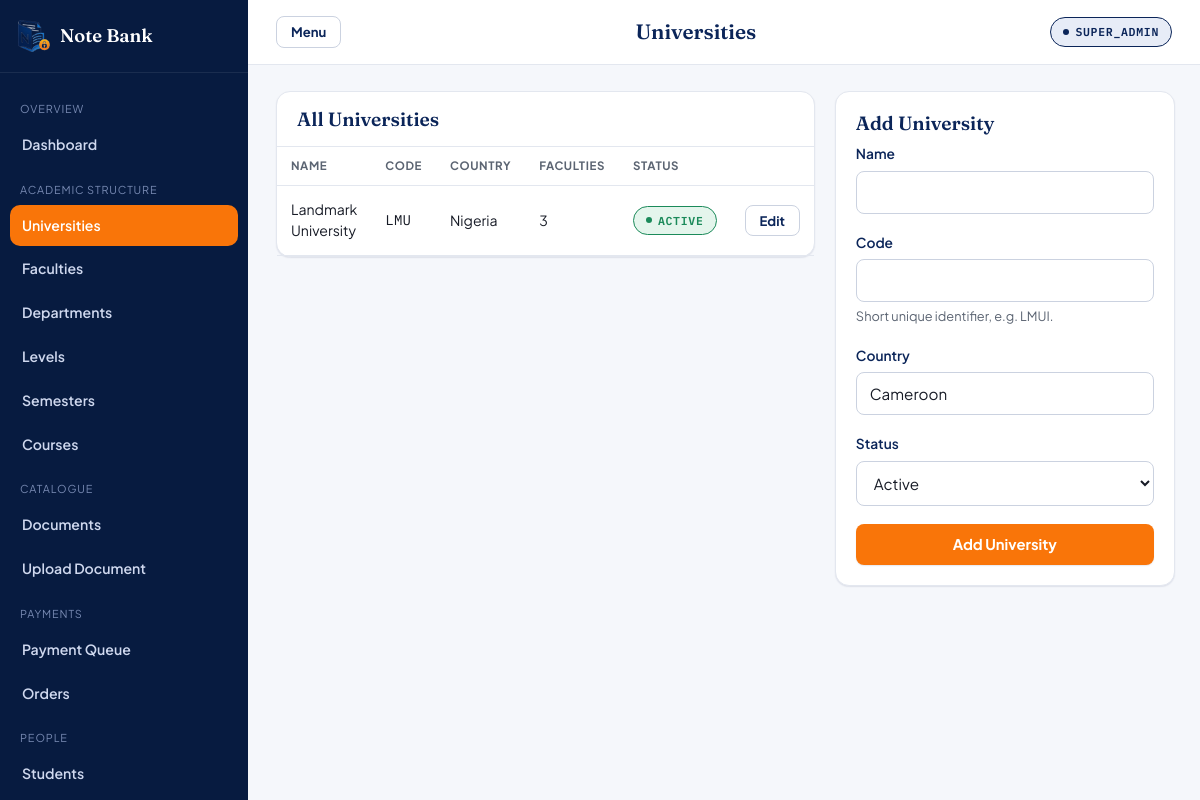
The page /admin/universities.php (signed in) on the database its author committed.
### tables this page shows
CREATE TABLE IF NOT EXISTS universities (
    id          INT UNSIGNED AUTO_INCREMENT PRIMARY KEY,
    name        VARCHAR(190)    NOT NULL,
    code        VARCHAR(20)     NOT NULL,
    country     VARCHAR(100)    NOT NULL DEFAULT 'Nigeria',
    status      ENUM('active','inactive') NOT NULL DEFAULT 'active',
    created_at  DATETIME        NOT NULL DEFAULT CURRENT_TIMESTAMP,
    UNIQUE KEY uq_universities_code (code)
);

### includes/functions.php (called while the page is built, shortened)
<?php
function e(?string $value): string
{
    return htmlspecialchars($value ?? '', ENT_QUOTES, 'UTF-8');
}

### admin/universities.php (the view, shortened to what this page needs)
<?php
require_once __DIR__ . '/../includes/functions.php';
$db = get_db();
$editing = null;
$universities = $db->query(
    "SELECT u.*, (SELECT COUNT(*) FROM faculties f WHERE f.university_id = u.id) AS faculty_count
     FROM universities u ORDER BY u.name"
)->fetchAll();
require __DIR__ . '/../includes/partials/admin_header.php';
?>
<div style="display:grid; grid-template-columns: 1fr 340px; gap:20px; align-items:start;">
  <div class="nb-card" style="padding:0;">
    <div style="padding:16px 20px; border-bottom:1px solid var(--nb-line);"><h3 style="margin:0;">All Universities</h3></div>
    <?php if (!$universities): ?>
      <div class="nb-empty"><h3>No universities yet</h3><p>Add Landmark University's peers here as Note Bank expands (see the guide, section 19 — no code changes required).</p></div>
    <?php else: ?>
    <table class="nb-table">
      <thead><tr><th>Name</th><th>Code</th><th>Country</th><th>Faculties</th><th>Status</th><th></th></tr></thead>
      <tbody>
      <?php foreach ($universities as $u): ?>
        <tr>
          <td><?= e($u['name']) ?></td>
          <td class="nb-mono"><?= e($u['code']) ?></td>
          <td><?= e($u['country']) ?></td>
          <td><?= (int) $u['faculty_count'] ?></td>
          <td><span class="nb-stamp nb-stamp--<?= $u['status'] === 'active' ? 'approved' : 'rejected' ?>"><?= e($u['status']) ?></span></td>
          <td><a href="?edit=<?= (int) $u['id'] ?>" class="nb-btn nb-btn--ghost nb-btn--sm">Edit</a></td>
        </tr>
      <?php endforeach; ?>
      </tbody>
    </table>
    <?php endif; ?>
  </div>
  <div class="nb-card" style="padding:20px;">
    <h3><?= $editing ? 'Edit University' : 'Add University' ?></h3>
    <form method="post">
      <div class="nb-field">
        <label class="nb-label" for="name">Name</label>
        <input class="nb-input" id="name" name="name" required value="<?= e($editing['name'] ?? '') ?>">
      </div>
      <div class="nb-field">
        <label class="nb-label" for="code">Code</label>
        <input class="nb-input" id="code" name="code" required maxlength="20" value="<?= e($editing['code'] ?? '') ?>">
        <p class="nb-hint">Short unique identifier, e.g. LMUI.</p>
      </div>
      <div class="nb-field">
        <label class="nb-label" for="country">Country</label>
        <input class="nb-input" id="country" name="country" required value="<?= e($editing['country'] ?? 'Cameroon') ?>">
      </div>
      <div class="nb-field">
        <label class="nb-label" for="status">Status</label>
        <select class="nb-select" id="status" name="status">
          <option value="active" <?= ($editing['status'] ?? 'active') === 'active' ? 'selected' : '' ?>>Active</option>
        </select>
      </div>
      <button type="submit" class="nb-btn nb-btn--primary nb-btn--block"><?= $editing ? 'Save Changes' : 'Add University' ?></button>
    </form>
  </div>
</div>
<?php require __DIR__ . '/../includes/partials/admin_footer.php'; ?>

### assets/css/base.css (style rules this page uses)
:root { --nb-navy-900: #071B40; --nb-navy-800: #0B2559; --nb-navy-700: #14336F; --nb-navy-100: #E7ECF7; --nb-orange-600: #E4670A; --nb-orange-500: #F97509; --nb-orange-100: #FFE9D6; --nb-paper: #F5F7FB; --nb-surface: #FFFFFF; --nb-ink: #171B26; --nb-muted: #5B6472; --nb-faint: #8A93A3; --nb-line: #E3E7EF; --nb-line-strong: #CBD2E0; --nb-success: #1B8A5A; --nb-success-bg: #E4F5EC; --nb-warning: #B36B00; --nb-warning-bg: #FFF1DC; --nb-danger: #C23B3B; --nb-danger-bg: #FBE9E9; --nb-info: #2461C0; --nb-info-bg: #E8F0FD; --nb-font-display: 'Fraunces', 'Iowan Old Style', 'Georgia', serif; --nb-font-body: 'Plus Jakarta Sans', -apple-system, BlinkMacSystemFont, 'Segoe UI', sans-serif; --nb-font-mono: 'IBM Plex Mono', 'SFMono-Regular', Menlo, monospace; --nb-radius-sm: 8px; --nb-radius-md: 14px; --nb-radius-lg: 22px; --nb-shadow-sm: 0 1px 2px rgba(11, 37, 89, 0.06), 0 1px 1px rgba(11, 37, 89, 0.04); --nb-shadow-md: 0 8px 24px rgba(11, 37, 89, 0.10); --nb-shadow-lg: 0 20px 48px rgba(11, 37, 89, 0.16); --nb-ease: cubic-bezier(0.2, 0.8, 0.2, 1); }
*, *::before, *::after { box-sizing: border-box; }
html { -webkit-text-size-adjust: 100%; }
body { margin: 0; background: var(--nb-paper); color: var(--nb-ink); font-family: var(--nb-font-body); font-size: 15px; line-height: 1.55; -webkit-font-smoothing: antialiased; }
h1, h2, h3 { font-family: var(--nb-font-display); font-weight: 600; line-height: 1.15; margin: 0 0 0.5em; color: var(--nb-navy-800); }
h3 { font-size: 1.2rem; }
p { margin: 0 0 1em; }
a { color: var(--nb-navy-700); text-decoration: none; }
.nb-mono { font-family: var(--nb-font-mono); letter-spacing: 0.01em; }
.nb-btn { display: inline-flex; align-items: center; justify-content: center; gap: 8px; font-family: var(--nb-font-body); font-weight: 700; font-size: 0.92rem; border-radius: var(--nb-radius-sm); padding: 11px 20px; border: 1px solid transparent; cursor: pointer; transition: transform 0.12s var(--nb-ease), box-shadow 0.12s var(--nb-ease), background-color 0.12s var(--nb-ease); line-height: 1.2; }
.nb-btn--primary { background: var(--nb-orange-500); color: #fff; box-shadow: var(--nb-shadow-sm); }
.nb-btn--ghost { background: transparent; color: var(--nb-navy-800); border-color: var(--nb-line-strong); }
.nb-btn--sm { padding: 7px 14px; font-size: 0.82rem; }
.nb-btn--block { width: 100%; }
.nb-field { margin-bottom: 18px; }
.nb-label { display: block; font-weight: 600; font-size: 0.86rem; margin-bottom: 6px; color: var(--nb-navy-800); }
.nb-hint { font-size: 0.8rem; color: var(--nb-muted); margin-top: 5px; }
.nb-input, .nb-select, .nb-textarea { width: 100%; font-family: var(--nb-font-body); font-size: 0.95rem; padding: 11px 13px; border: 1.5px solid var(--nb-line-strong); border-radius: var(--nb-radius-sm); background: #fff; color: var(--nb-ink); transition: border-color 0.12s var(--nb-ease), box-shadow 0.12s var(--nb-ease); }
.nb-card { background: var(--nb-surface); border: 1px solid var(--nb-line); border-radius: var(--nb-radius-md); box-shadow: var(--nb-shadow-sm); }
.nb-stamp { display: inline-flex; align-items: center; gap: 6px; font-family: var(--nb-font-mono); font-weight: 600; font-size: 0.72rem; letter-spacing: 0.06em; text-transform: uppercase; padding: 5px 12px; border-radius: 999px; border: 1.5px solid currentColor; white-space: nowrap; }
.nb-stamp::before { content: ''; width: 6px; height: 6px; border-radius: 50%; background: currentColor; }
.nb-stamp--approved { color: var(--nb-success); background: var(--nb-success-bg); }
.nb-table { width: 100%; border-collapse: collapse; font-size: 0.88rem; }
.nb-table th { text-align: left; font-size: 0.72rem; letter-spacing: 0.05em; text-transform: uppercase; color: var(--nb-muted); padding: 10px 14px; border-bottom: 1.5px solid var(--nb-line); }
.nb-table td { padding: 13px 14px; border-bottom: 1px solid var(--nb-line); vertical-align: middle; }

### rows shown on the page
universities: name "Landmark University", code "LMU", country "Nigeria", faculty_count "3", status "ACTIVE"

### other values the page prints
$__group "OVERVIEW"
$__label "Dashboard"
$__group "ACADEMIC STRUCTURE"
$__label "Universities"
$__label "Faculties"
$__label "Departments"
$__label "Levels"
$__label "Semesters"
$__label "Courses"
$__group "CATALOGUE"
$__label "Documents"
$__label "Upload Document"
$__group "PAYMENTS"
$__label "Payment Queue"
$__label "Orders"
